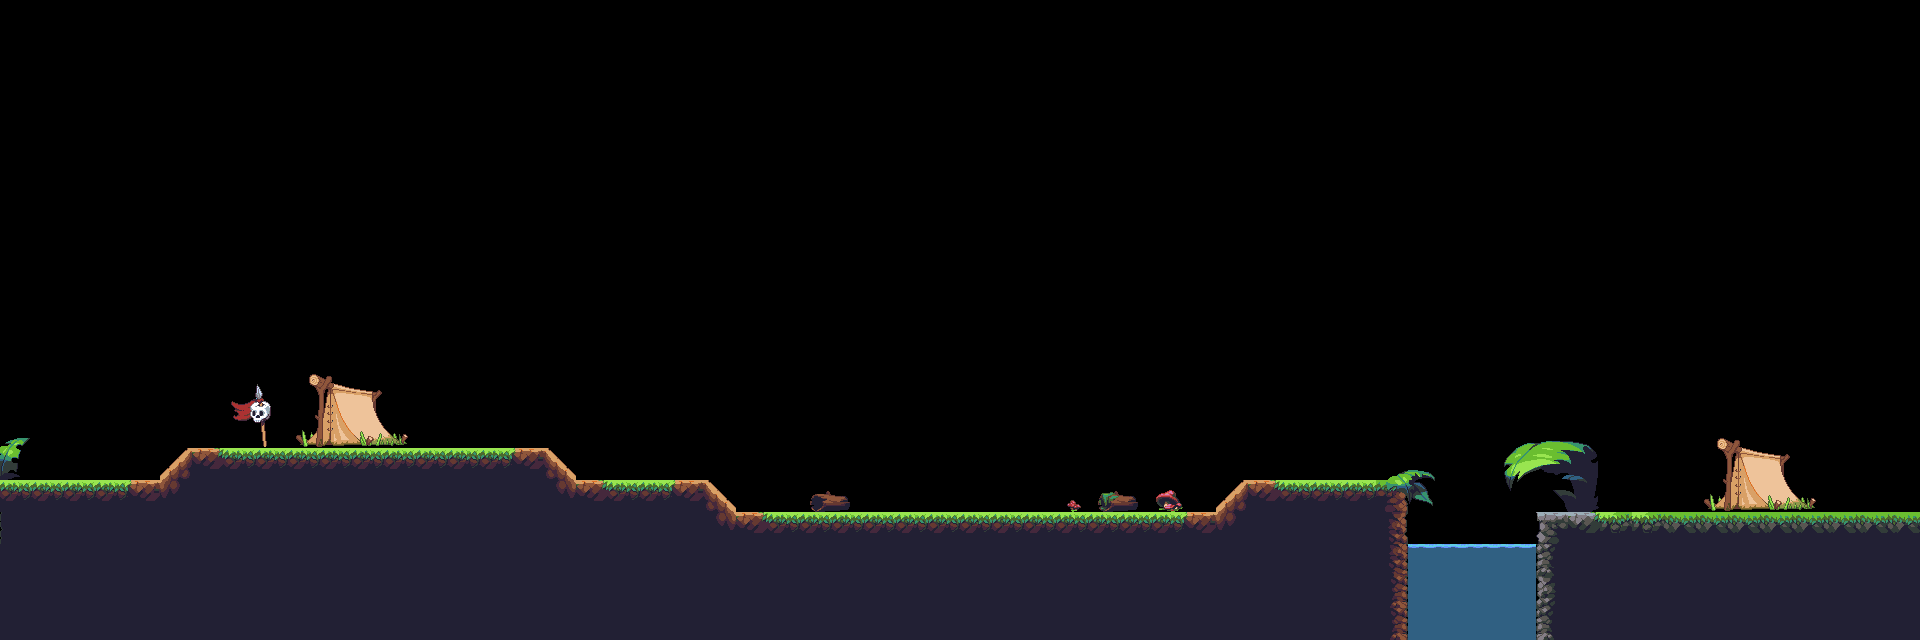

A level layout from a 2D game, rendered from its tile map. Below: a short description, then the map file with tile-grid data replaced by summaries:
An orthogonal 60x20 tile map with 32x32 px tiles, 2 tile layers (Ground, Decorative), 14 tilesets.

<map version="1.10" tiledversion="1.10.2" orientation="orthogonal" renderorder="right-down" width="60" height="20" tilewidth="32" tileheight="32" infinite="0" nextlayerid="3" nextobjectid="1">
 <tileset firstgid="1" name="tile_jungle_bottom_brown" tilewidth="32" tileheight="32" tilecount="16" columns="4">
  <image source="tile_jungle_bottom_brown.png" width="128" height="128" />
 </tileset>
 <tileset firstgid="17" name="tile_jungle_bottom_grey" tilewidth="32" tileheight="32" tilecount="16" columns="4">
  <image source="tile_jungle_bottom_grey.png" width="128" height="128" />
 </tileset>
 <tileset firstgid="33" name="tile_jungle_bottom_water" tilewidth="32" tileheight="32" tilecount="16" columns="4">
  <image source="tile_jungle_bottom_water.png" width="128" height="128" />
 </tileset>
 <tileset firstgid="49" name="tile_jungle_bridge" tilewidth="32" tileheight="32" tilecount="33" columns="11">
  <image source="tile_jungle_bridge.png" width="352" height="96" />
 </tileset>
 <tileset firstgid="82" name="tile_jungle_ground_brown" tilewidth="32" tileheight="32" tilecount="36" columns="6">
  <image source="tile_jungle_ground_brown.png" width="192" height="192" />
 </tileset>
 <tileset firstgid="118" name="tile_jungle_ground_grey" tilewidth="32" tileheight="32" tilecount="36" columns="6">
  <image source="tile_jungle_ground_grey.png" width="192" height="192" />
 </tileset>
 <tileset firstgid="154" name="tile_jungle_plants_objects" tilewidth="32" tileheight="32" tilecount="208" columns="16">
  <image source="tile_jungle_plants_objects.png" width="512" height="416" />
 </tileset>
 <tileset firstgid="362" name="tile_jungle_slopes_brown" tilewidth="32" tileheight="32" tilecount="30" columns="6">
  <image source="tile_jungle_slopes_brown.png" width="192" height="160" />
 </tileset>
 <tileset firstgid="392" name="tile_jungle_slopes_grey" tilewidth="32" tileheight="32" tilecount="30" columns="6">
  <image source="tile_jungle_slopes_grey.png" width="192" height="160" />
 </tileset>
 <tileset firstgid="422" name="tile_jungle_tree_light" tilewidth="32" tileheight="32" tilecount="110" columns="10">
  <image source="tile_jungle_tree_light.png" width="320" height="352" />
 </tileset>
 <tileset firstgid="532" name="tile_jungle_vegetation" tilewidth="32" tileheight="32" tilecount="8" columns="8">
  <image source="tile_jungle_vegetation.png" width="256" height="32" />
 </tileset>
 <tileset firstgid="540" name="tile_jungle_wall_brown" tilewidth="32" tileheight="32" tilecount="48" columns="4">
  <image source="tile_jungle_wall_brown.png" width="128" height="384" />
 </tileset>
 <tileset firstgid="588" name="tile_jungle_wall_grey" tilewidth="32" tileheight="32" tilecount="48" columns="4">
  <image source="tile_jungle_wall_grey.png" width="128" height="384" />
 </tileset>
 <tileset firstgid="636" name="tile_jungle_water" tilewidth="32" tileheight="32" tilecount="20" columns="5">
  <image source="tile_jungle_water.png" width="160" height="128" />
 </tileset>
 <layer id="1" name="Ground" width="60" height="20">
  <data>[1200 cells, 278 non-empty, 23 distinct tile ids]</data>
 </layer>
 <layer id="2" name="Decorative" width="60" height="20">
  <data>[1200 cells, 45 non-empty, 35 distinct tile ids]</data>
 </layer>
</map>
